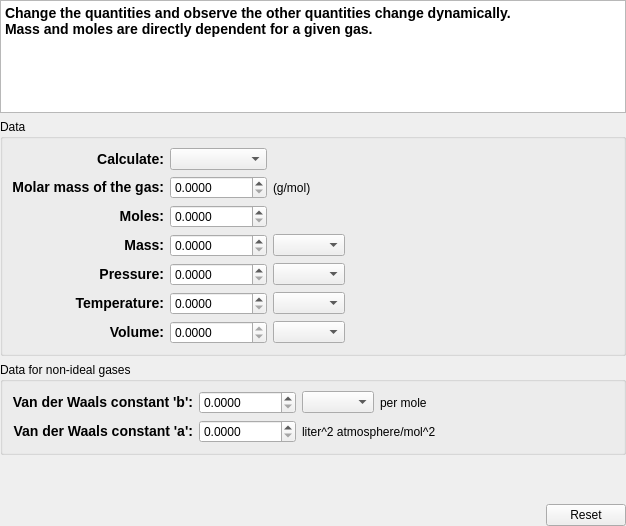
<?xml version="1.0" encoding="UTF-8"?>
<ui version="4.0">
 <class>gasCalculator</class>
 <widget class="QWidget" name="gasCalculator">
  <property name="geometry">
   <rect>
    <x>0</x>
    <y>0</y>
    <width>626</width>
    <height>526</height>
   </rect>
  </property>
  <layout class="QVBoxLayout" name="verticalLayout_2">
   <property name="margin">
    <number>0</number>
   </property>
   <item>
    <widget class="KTextEdit" name="ktextedit">
     <property name="maximumSize">
      <size>
       <width>16777215</width>
       <height>150</height>
      </size>
     </property>
     <property name="readOnly">
      <bool>true</bool>
     </property>
     <property name="html">
      <string>&lt;big&gt;&lt;b&gt;Change the quantities and observe the other quantities change dynamically.&lt;br /&gt;Mass and moles are directly dependent for a given gas.&lt;/b&gt;&lt;/big&gt;</string>
     </property>
    </widget>
   </item>
   <item>
    <widget class="QGroupBox" name="groupBox">
     <property name="title">
      <string>Data</string>
     </property>
     <layout class="QGridLayout" name="gridLayout">
      <item row="1" column="0">
       <widget class="QLabel" name="label_2">
        <property name="text">
         <string>&lt;big&gt;&lt;b&gt;Molar mass of the gas:&lt;/b&gt;&lt;/big&gt;</string>
        </property>
        <property name="alignment">
         <set>Qt::AlignRight|Qt::AlignTrailing|Qt::AlignVCenter</set>
        </property>
       </widget>
      </item>
      <item row="1" column="1">
       <widget class="QDoubleSpinBox" name="molarMass">
        <property name="toolTip">
         <string>&lt;big&gt;Specify the molar mass of the gas&lt;/big&gt;</string>
        </property>
        <property name="whatsThis">
         <string>This box can be used to specify the molar mass of the gas, e.g. 2 for Hydrogen gas.</string>
        </property>
        <property name="decimals">
         <number>4</number>
        </property>
        <property name="maximum">
         <double>1000000000.000000000000000</double>
        </property>
       </widget>
      </item>
      <item row="2" column="0">
       <widget class="QLabel" name="label_25">
        <property name="text">
         <string>&lt;big&gt;&lt;b&gt;Moles:&lt;/b&gt;&lt;/big&gt;</string>
        </property>
        <property name="alignment">
         <set>Qt::AlignRight|Qt::AlignTrailing|Qt::AlignVCenter</set>
        </property>
       </widget>
      </item>
      <item row="2" column="1">
       <widget class="QDoubleSpinBox" name="moles">
        <property name="toolTip">
         <string>&lt;big&gt;Specify the number of moles of the gas&lt;/big&gt;</string>
        </property>
        <property name="whatsThis">
         <string>This box can be used to specify the number of moles of the gas.
Moles = mass / molar mass</string>
        </property>
        <property name="decimals">
         <number>4</number>
        </property>
        <property name="maximum">
         <double>1000000000.000000000000000</double>
        </property>
       </widget>
      </item>
      <item row="3" column="0">
       <widget class="QLabel" name="label_24">
        <property name="text">
         <string>&lt;big&gt;&lt;b&gt;Mass:&lt;/b&gt;&lt;/big&gt;</string>
        </property>
        <property name="alignment">
         <set>Qt::AlignRight|Qt::AlignTrailing|Qt::AlignVCenter</set>
        </property>
       </widget>
      </item>
      <item row="3" column="1">
       <widget class="QDoubleSpinBox" name="mass">
        <property name="toolTip">
         <string>&lt;big&gt;Specify the Mass of the gas&lt;/big&gt;</string>
        </property>
        <property name="whatsThis">
         <string>This box can be used to specify the mass of the gas.
Mass = moles * molar mass</string>
        </property>
        <property name="decimals">
         <number>4</number>
        </property>
        <property name="maximum">
         <double>1000000000.000000000000000</double>
        </property>
       </widget>
      </item>
      <item row="3" column="2">
       <widget class="KComboBox" name="mass_unit">
        <property name="toolTip">
         <string>&lt;big&gt;Specify the unit of mass of the gas&lt;/big&gt;</string>
        </property>
        <property name="whatsThis">
         <string>This box is used to change the units of mass.</string>
        </property>
       </widget>
      </item>
      <item row="3" column="3">
       <spacer name="horizontalSpacer">
        <property name="orientation">
         <enum>Qt::Horizontal</enum>
        </property>
        <property name="sizeHint" stdset="0">
         <size>
          <width>175</width>
          <height>20</height>
         </size>
        </property>
       </spacer>
      </item>
      <item row="4" column="0">
       <widget class="QLabel" name="label_27">
        <property name="text">
         <string>&lt;big&gt;&lt;b&gt;Pressure:&lt;/b&gt;&lt;/big&gt;</string>
        </property>
        <property name="alignment">
         <set>Qt::AlignRight|Qt::AlignTrailing|Qt::AlignVCenter</set>
        </property>
       </widget>
      </item>
      <item row="4" column="1">
       <widget class="QDoubleSpinBox" name="pressure">
        <property name="toolTip">
         <string>&lt;big&gt;Specify the Pressure of the gas&lt;/big&gt;</string>
        </property>
        <property name="whatsThis">
         <string>This box can be used to change the pressure of the gas.</string>
        </property>
        <property name="decimals">
         <number>4</number>
        </property>
        <property name="maximum">
         <double>1000000000.000000000000000</double>
        </property>
       </widget>
      </item>
      <item row="4" column="2">
       <widget class="KComboBox" name="pressure_unit">
        <property name="toolTip">
         <string>&lt;big&gt;Specify the units for pressure of the gas&lt;/big&gt;</string>
        </property>
        <property name="whatsThis">
         <string>This box can be used to specify the units of pressure, e.g. atmospheres, bars, etc.</string>
        </property>
       </widget>
      </item>
      <item row="5" column="0">
       <widget class="QLabel" name="label_29">
        <property name="text">
         <string>&lt;big&gt;&lt;b&gt;Temperature:&lt;/b&gt;&lt;/big&gt;</string>
        </property>
        <property name="alignment">
         <set>Qt::AlignRight|Qt::AlignTrailing|Qt::AlignVCenter</set>
        </property>
       </widget>
      </item>
      <item row="5" column="1">
       <widget class="QDoubleSpinBox" name="temp">
        <property name="toolTip">
         <string><!---->&lt;big&gt;Specify the temperature of the gas&lt;/big&gt;</string>
        </property>
        <property name="whatsThis">
         <string>This box can be used to specify the temperature of the gas.</string>
        </property>
        <property name="decimals">
         <number>4</number>
        </property>
        <property name="maximum">
         <double>1000000000.000000000000000</double>
        </property>
       </widget>
      </item>
      <item row="5" column="2">
       <widget class="KComboBox" name="temp_unit">
        <property name="toolTip">
         <string>&lt;big&gt;Specify the units for the temperature of the gas&lt;/big&gt;</string>
        </property>
        <property name="whatsThis">
         <string>This box can be used to specify the units of temperature, e.g. Kelvin, Celsius, etc.</string>
        </property>
       </widget>
      </item>
      <item row="6" column="0">
       <widget class="QLabel" name="label_26">
        <property name="text">
         <string>&lt;big&gt;&lt;b&gt;Volume:&lt;/b&gt;&lt;/big&gt;</string>
        </property>
        <property name="alignment">
         <set>Qt::AlignRight|Qt::AlignTrailing|Qt::AlignVCenter</set>
        </property>
       </widget>
      </item>
      <item row="6" column="1">
       <widget class="QDoubleSpinBox" name="volume">
        <property name="toolTip">
         <string>&lt;big&gt;Specify the volume of the gas&lt;/big&gt;</string>
        </property>
        <property name="whatsThis">
         <string>This box can be used to specify the volume of the gas.</string>
        </property>
        <property name="readOnly">
         <bool>true</bool>
        </property>
        <property name="decimals">
         <number>4</number>
        </property>
        <property name="maximum">
         <double>1000000000.000000000000000</double>
        </property>
       </widget>
      </item>
      <item row="6" column="2">
       <widget class="KComboBox" name="volume_unit">
        <property name="enabled">
         <bool>true</bool>
        </property>
        <property name="toolTip">
         <string>&lt;big&gt;Specify the units for volume of the gas&lt;/big&gt;</string>
        </property>
        <property name="whatsThis">
         <string>This box can be used to change the units of volume, e.g. liters.</string>
        </property>
       </widget>
      </item>
      <item row="0" column="0">
       <widget class="QLabel" name="label_3">
        <property name="text">
         <string>&lt;big&gt;&lt;b&gt;Calculate:&lt;/b&gt;&lt;/big&gt;</string>
        </property>
        <property name="alignment">
         <set>Qt::AlignRight|Qt::AlignTrailing|Qt::AlignVCenter</set>
        </property>
       </widget>
      </item>
      <item row="0" column="1">
       <widget class="KComboBox" name="mode">
        <property name="currentIndex">
         <number>3</number>
        </property>
       </widget>
      </item>
      <item row="1" column="2">
       <widget class="QLabel" name="label_4">
        <property name="text">
         <string>(g/mol)</string>
        </property>
       </widget>
      </item>
     </layout>
    </widget>
   </item>
   <item>
    <widget class="QGroupBox" name="non_ideal">
     <property name="title">
      <string>Data for non-ideal gases</string>
     </property>
     <layout class="QVBoxLayout" name="verticalLayout">
      <item>
       <layout class="QGridLayout" name="gridLayout_4">
        <item row="0" column="0">
         <widget class="QLabel" name="label_30">
          <property name="text">
           <string>&lt;big&gt;&lt;b&gt;Van der Waals constant 'b':&lt;/b&gt;&lt;/big&gt;</string>
          </property>
          <property name="alignment">
           <set>Qt::AlignRight|Qt::AlignTrailing|Qt::AlignVCenter</set>
          </property>
         </widget>
        </item>
        <item row="1" column="0">
         <widget class="QLabel" name="label_28">
          <property name="text">
           <string>&lt;big&gt;&lt;b&gt;Van der Waals constant 'a':&lt;/b&gt;&lt;/big&gt;</string>
          </property>
          <property name="alignment">
           <set>Qt::AlignRight|Qt::AlignTrailing|Qt::AlignVCenter</set>
          </property>
         </widget>
        </item>
        <item row="0" column="1">
         <widget class="QDoubleSpinBox" name="b">
          <property name="toolTip">
           <string>Specify the units of the van der Waals constant 'b'</string>
          </property>
          <property name="whatsThis">
           <string>This box can be used to specify the van der Waals constant 'b' for the gas. This is required only for a real gas. It can be marked as 0.0 for an ideal gas.</string>
          </property>
          <property name="decimals">
           <number>4</number>
          </property>
          <property name="maximum">
           <double>1000000000.000000000000000</double>
          </property>
         </widget>
        </item>
        <item row="1" column="1">
         <widget class="QDoubleSpinBox" name="a">
          <property name="toolTip">
           <string>Specify the units of the van der Waals constant 'a'</string>
          </property>
          <property name="whatsThis">
           <string>This box can be used to specify the van der Waals constant 'a' for the gas. This is required only for a real gas. It can be marked as 0.0 for an ideal gas.</string>
          </property>
          <property name="decimals">
           <number>4</number>
          </property>
          <property name="maximum">
           <double>1000000000.000000000000000</double>
          </property>
         </widget>
        </item>
        <item row="0" column="2">
         <layout class="QHBoxLayout" name="horizontalLayout">
          <item>
           <widget class="KComboBox" name="b_unit">
            <property name="toolTip">
             <string>The units of the van der Waals constant 'b'</string>
            </property>
            <property name="whatsThis">
             <string>This can be used to specify the units of the van der Waals constant 'b'.</string>
            </property>
           </widget>
          </item>
          <item>
           <widget class="QLabel" name="label">
            <property name="text">
             <string>per mole</string>
            </property>
           </widget>
          </item>
         </layout>
        </item>
        <item row="0" column="3">
         <spacer name="horizontalSpacer_2">
          <property name="orientation">
           <enum>Qt::Horizontal</enum>
          </property>
          <property name="sizeHint" stdset="0">
           <size>
            <width>40</width>
            <height>20</height>
           </size>
          </property>
         </spacer>
        </item>
        <item row="1" column="2">
         <widget class="QLabel" name="label_5">
          <property name="text">
           <string>liter^2 atmosphere/mol^2</string>
          </property>
         </widget>
        </item>
       </layout>
      </item>
     </layout>
    </widget>
   </item>
   <item>
    <widget class="QLabel" name="result">
     <property name="text">
      <string/>
     </property>
    </widget>
   </item>
   <item>
    <widget class="QLabel" name="error">
     <property name="text">
      <string/>
     </property>
    </widget>
   </item>
   <item>
    <spacer name="verticalSpacer">
     <property name="orientation">
      <enum>Qt::Vertical</enum>
     </property>
     <property name="sizeHint" stdset="0">
      <size>
       <width>20</width>
       <height>40</height>
      </size>
     </property>
    </spacer>
   </item>
   <item>
    <layout class="QHBoxLayout" name="horizontalLayout_12">
     <item>
      <spacer name="horizontalSpacer_22">
       <property name="orientation">
        <enum>Qt::Horizontal</enum>
       </property>
       <property name="sizeHint" stdset="0">
        <size>
         <width>40</width>
         <height>20</height>
        </size>
       </property>
      </spacer>
     </item>
     <item>
      <widget class="QPushButton" name="reset">
       <property name="toolTip">
        <string>Click to reset all values to initial values</string>
       </property>
       <property name="text">
        <string>Reset</string>
       </property>
      </widget>
     </item>
    </layout>
   </item>
  </layout>
 </widget>
 <customwidgets>
  <customwidget>
   <class>KComboBox</class>
   <extends>QComboBox</extends>
   <header>kcombobox.h</header>
  </customwidget>
  <customwidget>
   <class>KTextEdit</class>
   <extends>QTextEdit</extends>
   <header>ktextedit.h</header>
  </customwidget>
 </customwidgets>
 <resources/>
 <connections/>
</ui>
